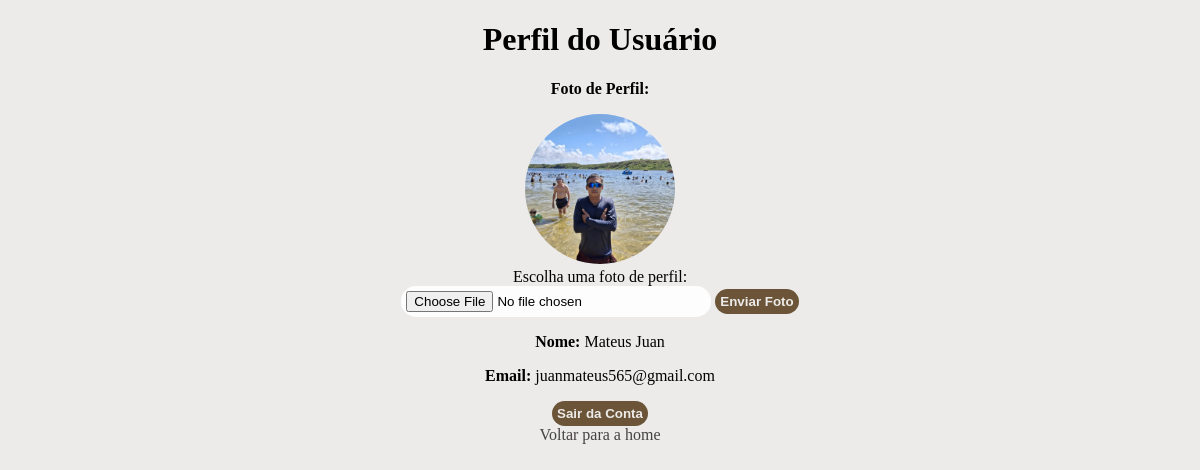
Page /perfil (signed in) on the earlier database version.
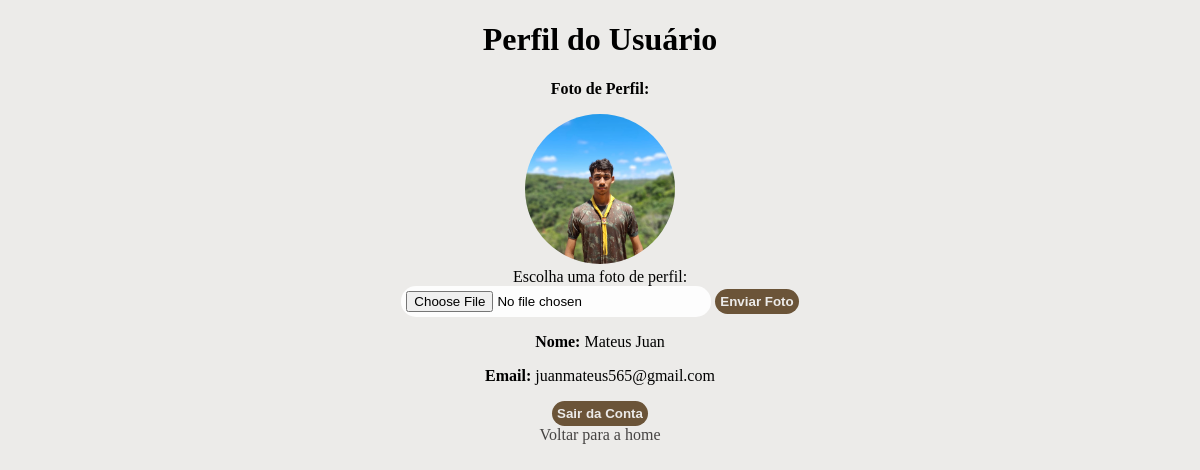
Same page on the later database version.
### tables this page shows
CREATE TABLE usuarios (
                id INTEGER PRIMARY KEY AUTOINCREMENT,
                nome TEXT NOT NULL,
                email TEXT UNIQUE NOT NULL,
                senha TEXT NOT NULL,
                foto_perfil TEXT
            );

### app.py (the view)
@app.route('/perfil')
def perfil():
    if 'email' in session:
        email = session['email']
        conn = sqlite3.connect('database.db')
        cursor = conn.cursor()
        cursor.execute("SELECT nome, email, foto_perfil FROM usuarios WHERE email = ?", (email,))
        usuario = cursor.fetchone()
        conn.close()
        if usuario:
            return render_template('perfil.html', nome=usuario[0], email=usuario[1], foto_perfil=usuario[2])
    return redirect(url_for('login'))

### templates/perfil.html (shortened to what this page needs)
<!DOCTYPE html>
<html lang="pt-br">
<head>
    <link rel="stylesheet" href="{{ url_for('static', filename='css/index.css') }}">
</head>
<body>
    <h1>Perfil do Usuário</h1>
    {% if foto_perfil %}
    <p><strong>Foto de Perfil:</strong></p>
    <img src="{{ url_for('static', filename=foto_perfil) }}" alt="Foto de Perfil" width="150" class="foto_perfil">
    {% else %}
    <p>Você ainda não tem uma foto de perfil.</p>
    {% endif %}
    <form action="{{ url_for('upload_foto') }}" method="POST" enctype="multipart/form-data">
    <label for="foto_perfil">Escolha uma foto de perfil:</label><br>
    <input type="file" name="foto_perfil" accept="image/*">
    <button type="submit" id="submit">Enviar Foto</button>
</form>
    {% if nome %}
        <p><strong>Nome:</strong> {{ nome }}</p>
        <p><strong>Email:</strong> {{ email }}</p>
    {% else %}
        <p>Usuário não está logado.</p>
    {% endif %}
    <a href="{{ url_for('logout') }}">
        <button id="submit">Sair da Conta</button>
    </a><br>
    <a href="{{ url_for('home') }}">Voltar para a home</a>
</body>
</html>

### static/css/index.css (style rules this page uses)
:root { --fundo_de_tela:rgb(236,235,233); --botao_1:rgb(176,152,111); --botao_2:rgb(107,84,56); --texto_principal:rgb(69,67,66); --texto_secundario:rgb(107,84,56); --text_botao:rgb(236,235,233); --texto_neuto_1:rgb(255,255,255); --texto_neutro_2:rgb(0, 0, 0); }
body { font-family: 'Times New Roman', Times, serif; align-items: center; text-align: center; justify-content: center; background-color:var(--fundo_de_tela); color: var(--texto_neutro_2); }
a { text-decoration: none; color: var(--texto_principal); cursor: pointer; }
input { background-color: rgba(255, 255, 255, 0.9); border: none; border-radius: 15px; padding: 5px; outline: none; width: 300px; }
input::placeholder { color:black; font-weight: bold; }
.foto_perfil { border-radius: 50%; width: 150px; height: 150px; object-fit: cover; }
#submit { color: var(--text_botao); font-weight: bold; cursor: pointer; background-color: var(--botao_2); border-radius: 15px; border:none; padding: 5px; }

Differences in the rows shown:
changed usuarios "Mateus Juan": foto_perfil: a different picture
